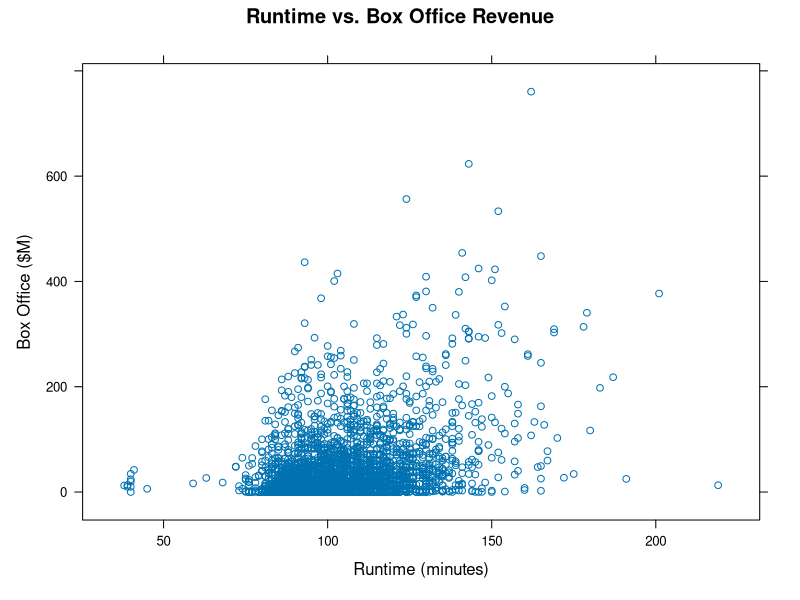
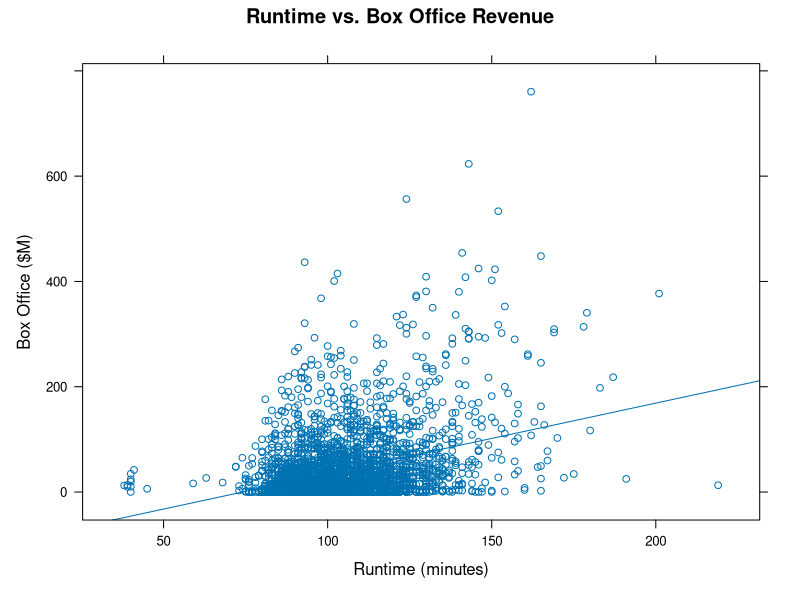
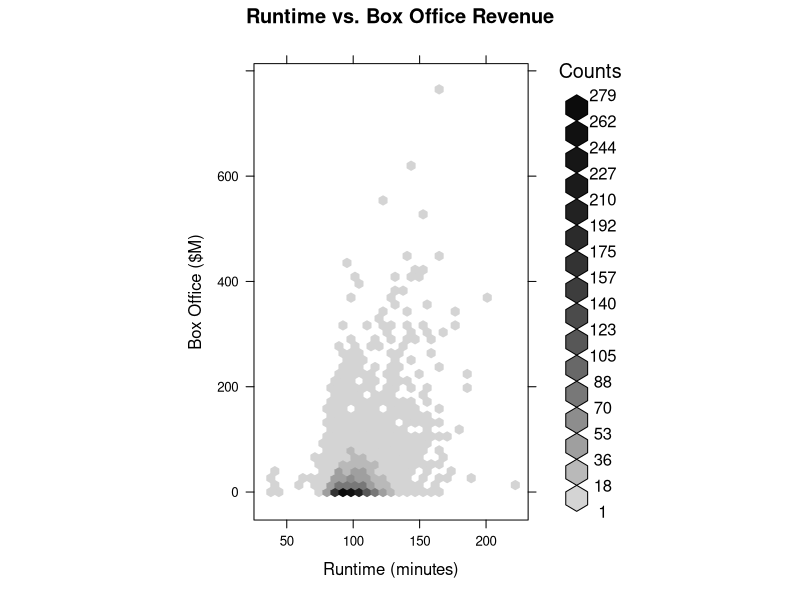
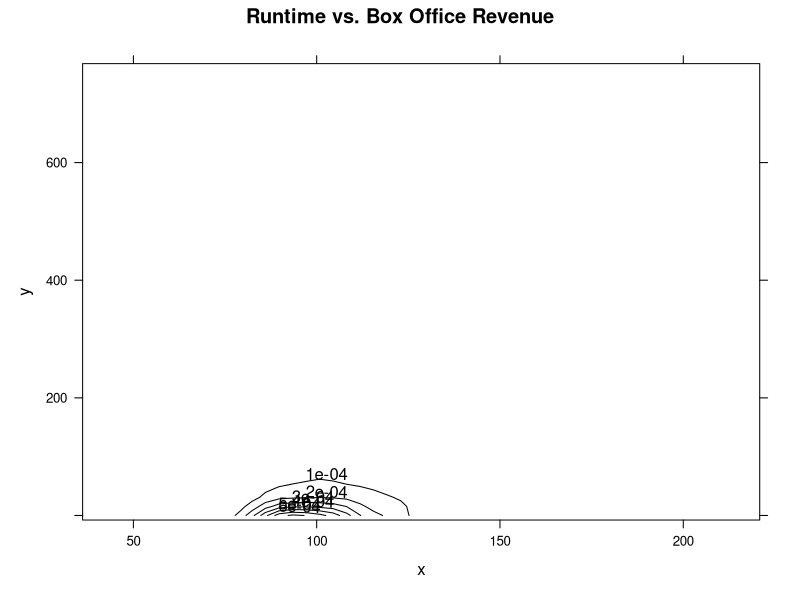
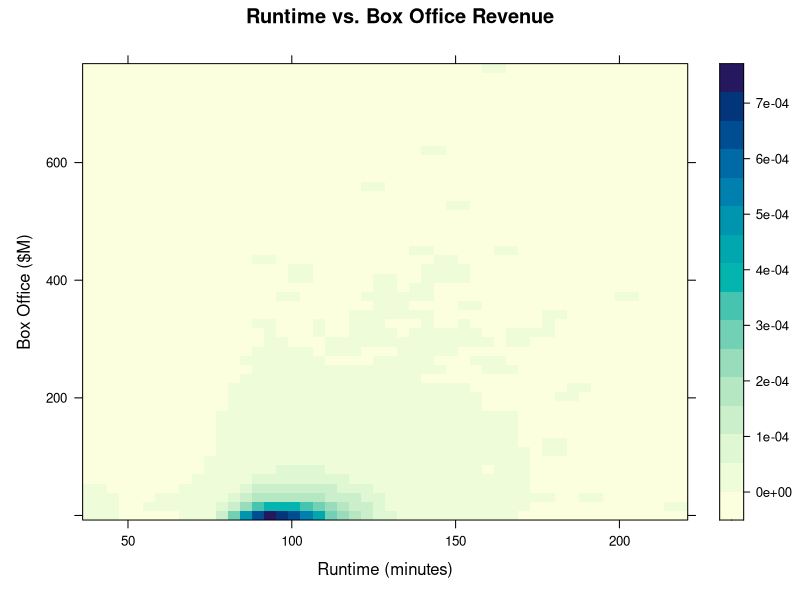
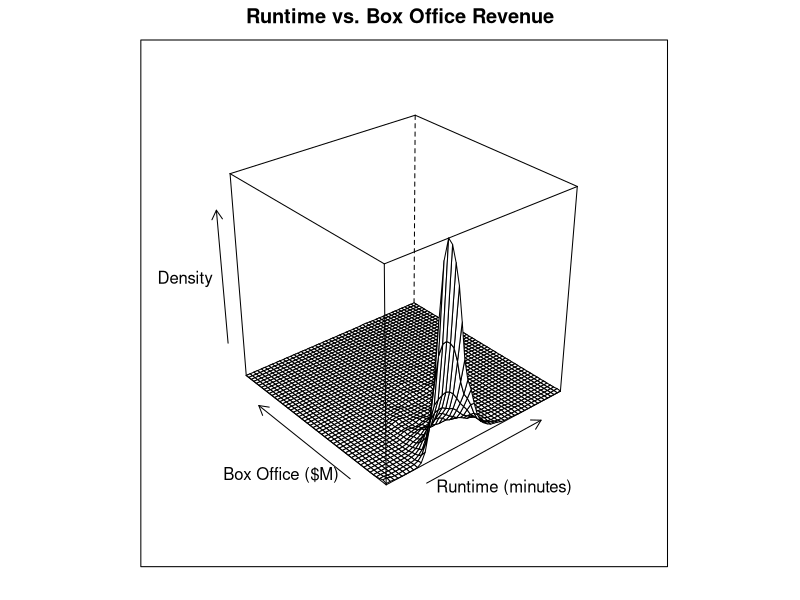
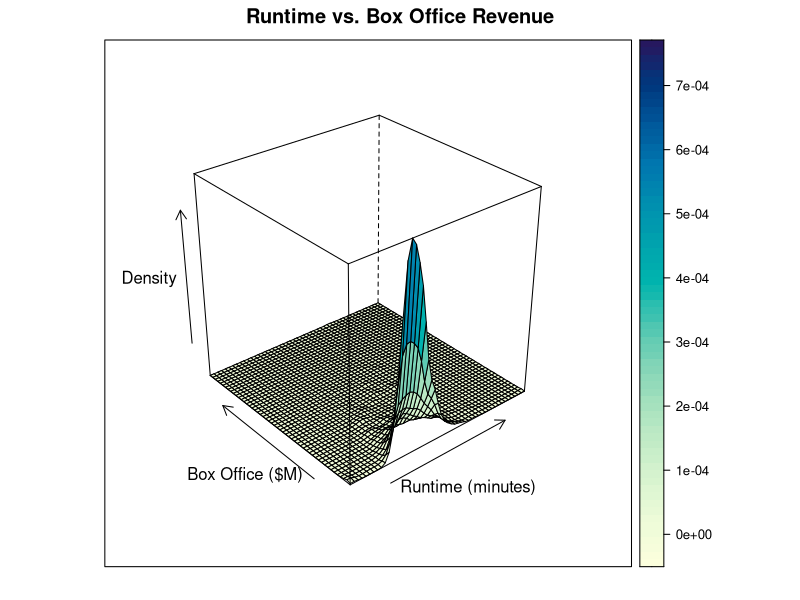
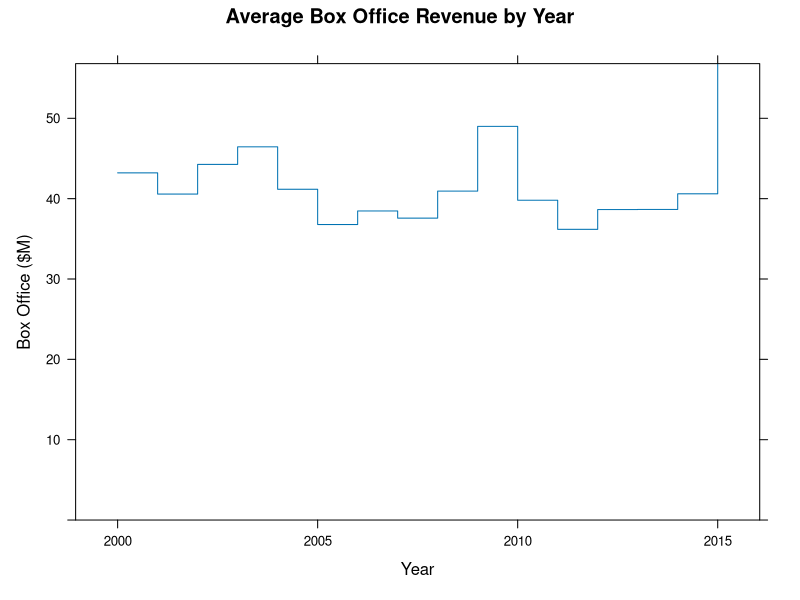

Reproduce these figures in R, in order.
## ---- chunk 1
library(lattice)
movies <- read.csv('../data/Movies.csv')
main_label <- "Runtime vs. Box Office Revenue"
runtime_in_minutes_label <- "Runtime (minutes)"
box_office_label <- "Box Office ($M)"
density_label <- "Density"
## ---- chunk 2
xyplot(
  x = Box.Office ~ Runtime,
  data = movies,
  main = main_label,
  xlab = runtime_in_minutes_label,
  ylab = box_office_label)
## ---- chunk 3
xyplot(
  x = Box.Office ~ Runtime,
  data = movies,
  type = c("p","r"), # p stands for points and r stands for regression
  main = main_label,
  xlab = runtime_in_minutes_label,
  ylab = box_office_label)
## ---- chunk 4
library(hexbin)
## ---- chunk 5
hexbinplot(
  x = Box.Office ~ Runtime,
  data = movies,
  xbins = 30,
  main = main_label,
  xlab = runtime_in_minutes_label,
  ylab = box_office_label)
## ---- chunk 6
library(MASS)
## ---- chunk 7
density2d <- kde2d(
  x = movies$Runtime,
  y = movies$Box.Office,
  n = 50)
## ---- chunk 8
grid <- expand.grid(
  x = density2d$x,
  y = density2d$y)

grid$z <- as.vector(density2d$z)
## ---- chunk 9
head(grid)
## ---- chunk 10
contourplot(
  x = z ~ x* y,
  data = grid,
  main = main_label,
  xlab = 
)
## ---- chunk 11
levelplot(
  x = z ~ x * y,
  data = grid,
  main = main_label,
  xlab = runtime_in_minutes_label,
  ylab = box_office_label)
## ---- chunk 12
wireframe(
  x = z ~ x * y,
  data = grid,
  main = main_label,
  xlab = runtime_in_minutes_label,
  ylab = box_office_label,
  zlab = density_label)
## ---- chunk 13
wireframe(
  x = z ~ x * y,
  data = grid,
  drape = TRUE,
  main = main_label,
  xlab = runtime_in_minutes_label,
  ylab = box_office_label,
  zlab = density_label)
## ---- chunk 14
timeSeries <- read.csv("../data/Timeseries.csv")
## ---- chunk 15
head(timeSeries)
## ---- chunk 16
xyplot(
  x = Box.Office ~ Year,
  data = timeSeries,
  type = 's',
  ylim = c(0,max(timeSeries$Box.Office)),
  main = "Average Box Office Revenue by Year",
  xlab = "Year",
  ylab = box_office_label)
## ---- chunk 17
 xyplot(
   x = Box.Office ~ Year,
   data = timeSeries,
   type = "l",
   ylim = c(0, max(timeSeries$Box.Office)),
   main = "Average Box Office Revenue by Year",
   xlab = "Year",
   ylab = box_office_label)
## ---- chunk 18
library("latticeExtra")
## ---- chunk 19
xyplot(
  x = Box.Office ~ Year,
  data = timeSeries,
  panel = panel.xyarea,
  ylim = c(0, max(timeSeries$Box.Office)),
  main = "Average Box Office Revenue by Year",
  xlab = "Year",
  ylab = box_office_label)
